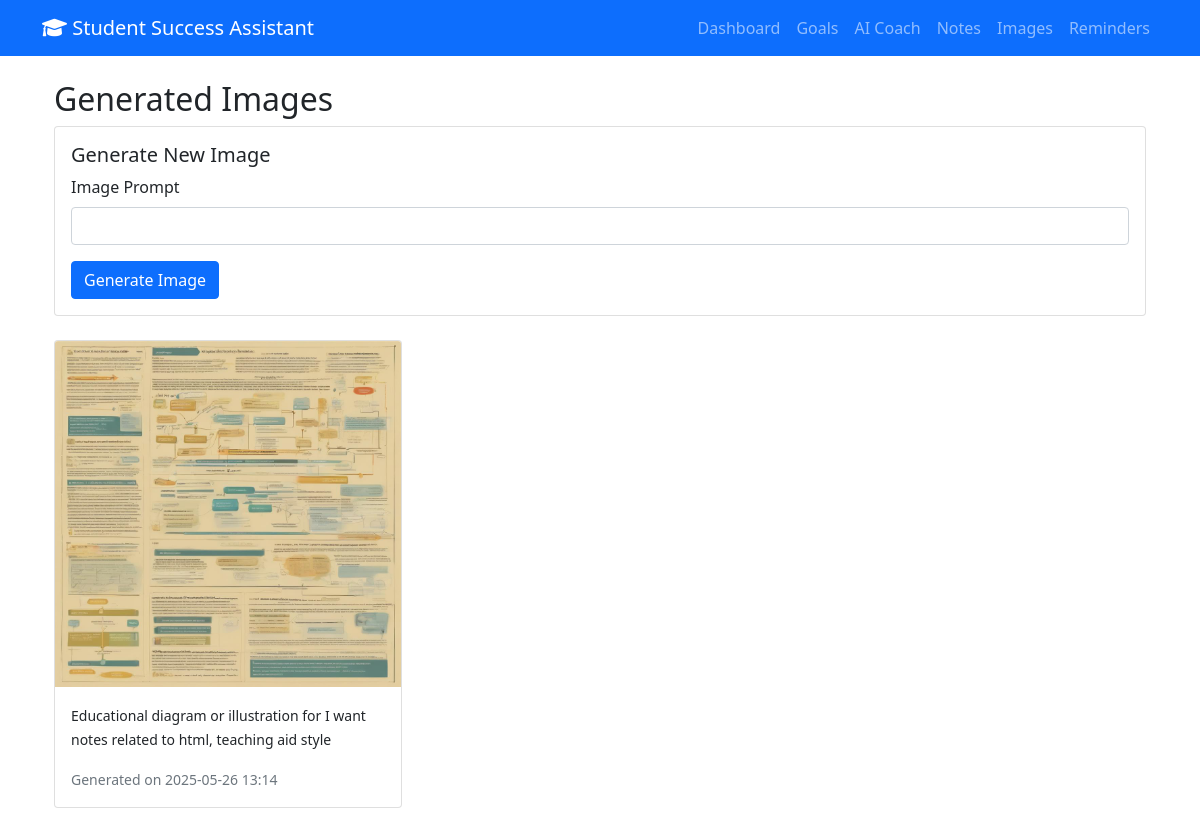
The page /images on the database its author committed.
### app.py (models this page shows)
class GeneratedImage(db.Model):
    id = db.Column(db.Integer, primary_key=True)
    prompt = db.Column(db.String(500), nullable=False)
    image_path = db.Column(db.String(200), nullable=False)
    created_at = db.Column(db.DateTime, default=datetime.utcnow)

### app.py (the view)
@app.route('/images')
def images():
    images = GeneratedImage.query.order_by(GeneratedImage.created_at.desc()).all()
    return render_template('images.html', images=images)

### templates/images.html (shortened to what this page needs)
{% extends "base.html" %}
{% block content %}
<div class="container mt-4">
    <h2>Generated Images</h2>
    <div class="card mb-4">
        <div class="card-body">
            <h5 class="card-title">Generate New Image</h5>
            <form action="{{ url_for('generate_image_route') }}" method="POST">
                <div class="mb-3">
                    <label for="prompt" class="form-label">Image Prompt</label>
                    <input type="text" class="form-control" id="prompt" name="prompt" required>
                </div>
                <button type="submit" class="btn btn-primary">Generate Image</button>
            </form>
        </div>
    </div>
    <div class="row">
        {% for image in images %}
        <div class="col-md-4 mb-4">
            <div class="card">
                <img src="{{ url_for('static', filename=image.image_path) }}"
                     class="card-img-top" alt="Generated Image">
                <div class="card-body">
                    <p class="card-text"><small>{{ image.prompt }}</small></p>
                    <p class="card-text">
                        <small class="text-muted">
                            Generated on {{ image.created_at.strftime('%Y-%m-%d %H:%M') }}
                        </small>
                    </p>
                </div>
            </div>
        </div>
        {% endfor %}
    </div>
</div>
{% endblock %}

### rows shown on the page
GeneratedImage: image_path (picture), prompt "Educational diagram or illustration for I want notes related to html, teaching aid style", created_at "2025-05-26 13:14"
